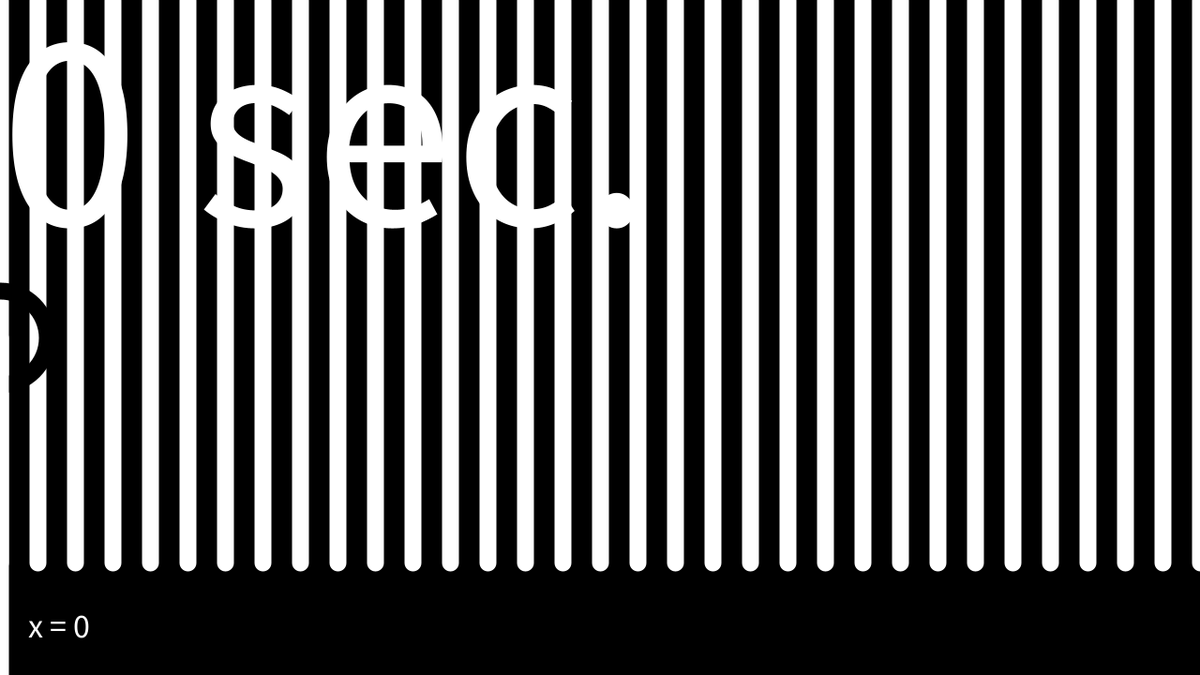
Frame 1 (no input)
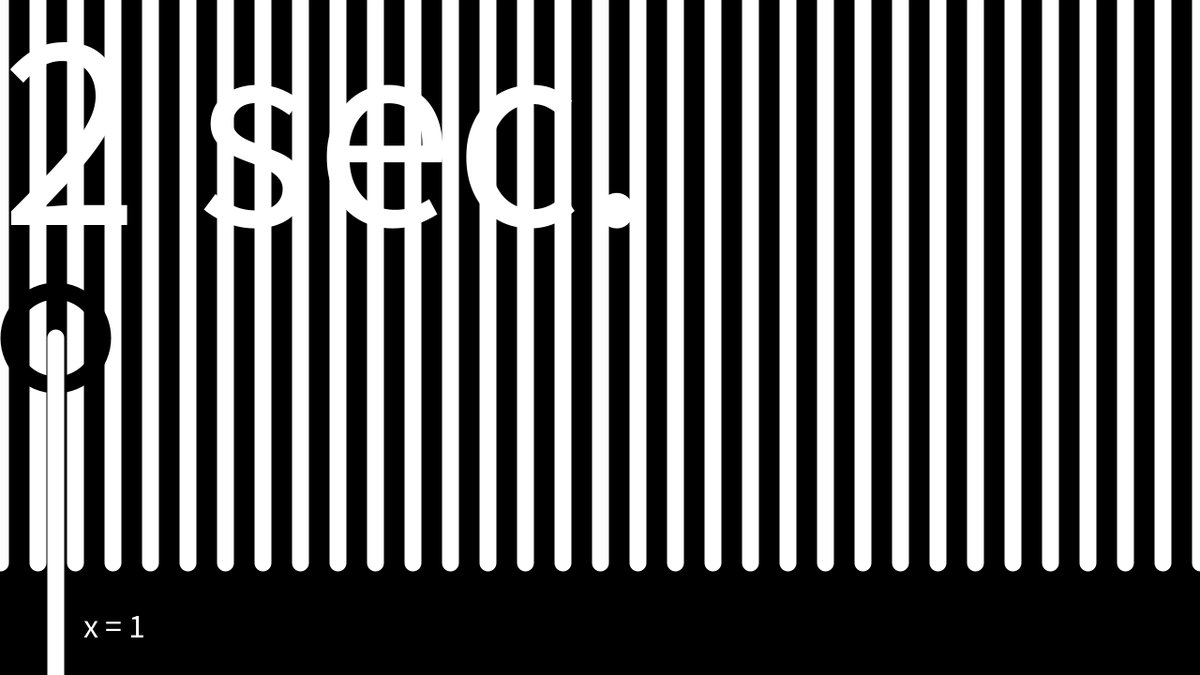
Frame 60 (the mouse pressed at the canvas centre just before this capture)
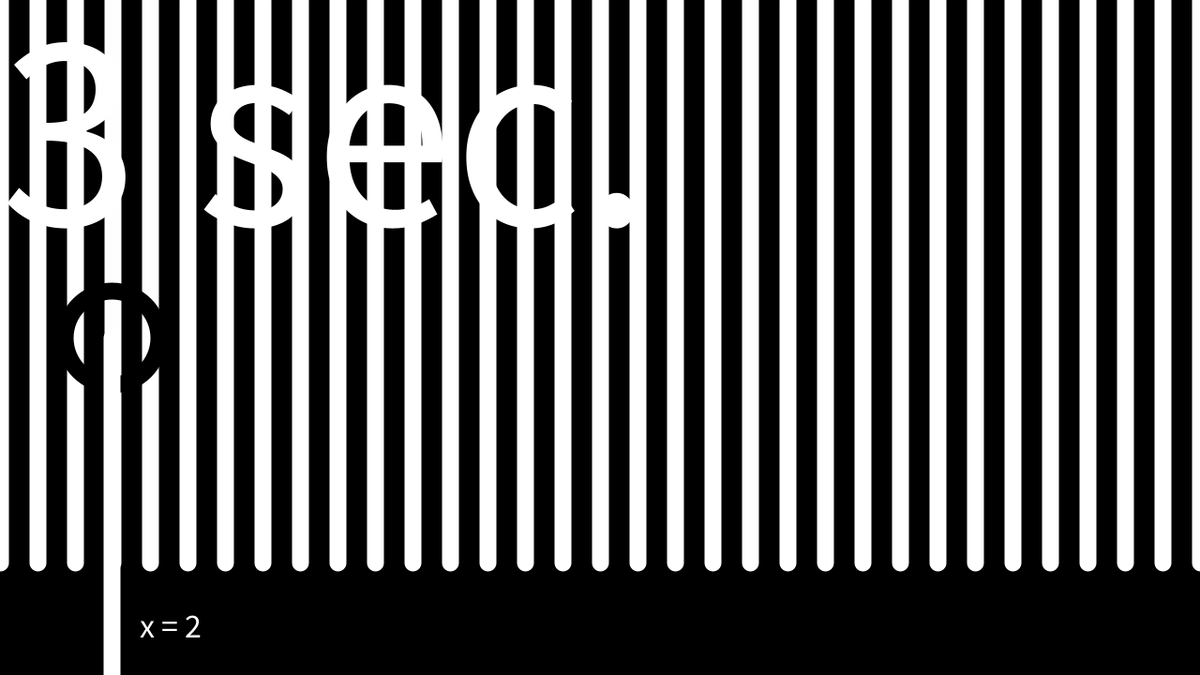
Frame 120 (the mouse held since frame 60 and released just before this capture)

The Processing sketch that drew these frames (run headless with seeded random() and noise(); from frame 60 on, the mouse is pressed at the canvas centre):

// Processing sketch: sketch_4_elab_ellipse_motion_with_grid_coord_time
// ── sketch_4_elab_ellipse_motion_with_grid_coord_time.pde

int x;
int y;
int ellipseSize;
int speed;
int resolution;
int time;
int stopTime, startTime;

void setup(){
  size(1280,720); 
  x = 0;
  y = height/2;
  ellipseSize = 100;
  speed = 1;
  resolution = 40;
  stopTime = 0;
  startTime = 0;

}

void draw(){  
  time = (millis() / 1000)-(startTime - stopTime) ;
  background(0);
  stroke(255);
  strokeWeight(18);
  
  
  for (int i = 0; i <= width; i += resolution){
    if (abs(x-i) < 18){
    //if (abs(x-i) < 90){
     stroke(255 / 1+x-i);
    } else {
     stroke(255); 
    }
     line(i, 0, i, height - 3 * resolution); 
     
     //if (i < (720 * (2/3))){
     //line(0, i, width, i);}
  }
  

  textSize(300);
  text(time + " sec.", 0,height/3);
  //fill(255);
  stroke(0); 
  noFill();
  ellipse(x, y, ellipseSize, ellipseSize);
  
  
  
  fill(255);
  stroke(255);
  line(x,y,x,height);
  //noStroke();
  //ellipse(x,y,ellipseSize/3, ellipseSize/3);



  textSize(36);
  //fill(100);
  text("x = " + x/40 ,x + 30, height - resolution);
  
  
  x = x + speed;
  
  /*
    for (int i = 0; i <= width; i += resolution){
     line(i, 0, i, height - 3 * resolution); 
     
     //if (i < (720 * (2/3))){
     //line(0, i, width, i);}
  }
  */
}

void keyPressed(){
 if (keyCode == UP){
  startTime = millis()/1000;
  loop();
 } 
 if (keyCode == DOWN){
  noLoop();
  stopTime = time;
  println(stopTime);
 } 
 if (keyCode == ALT){
  speed = -speed; 
 }
}
